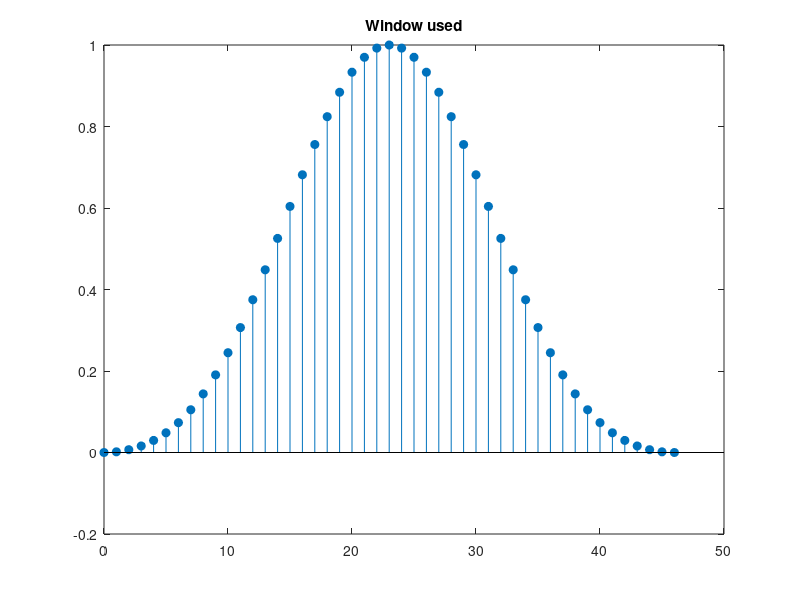
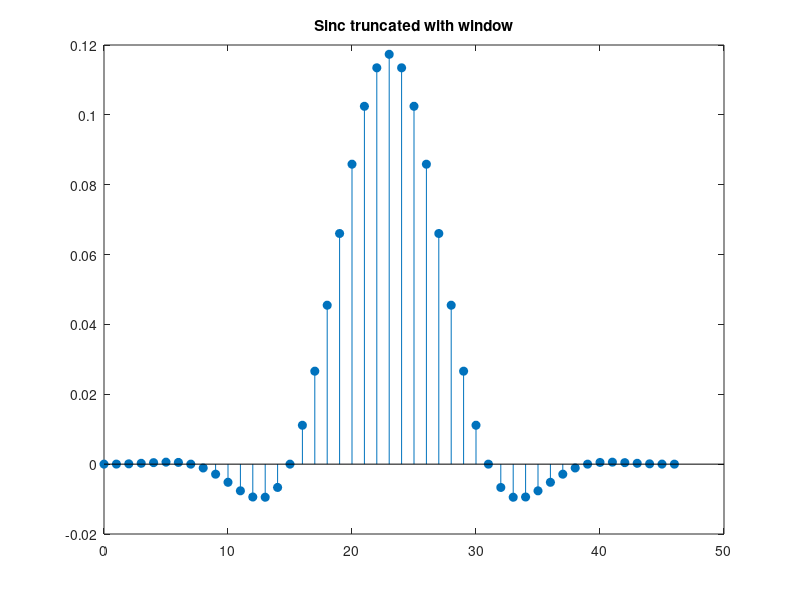
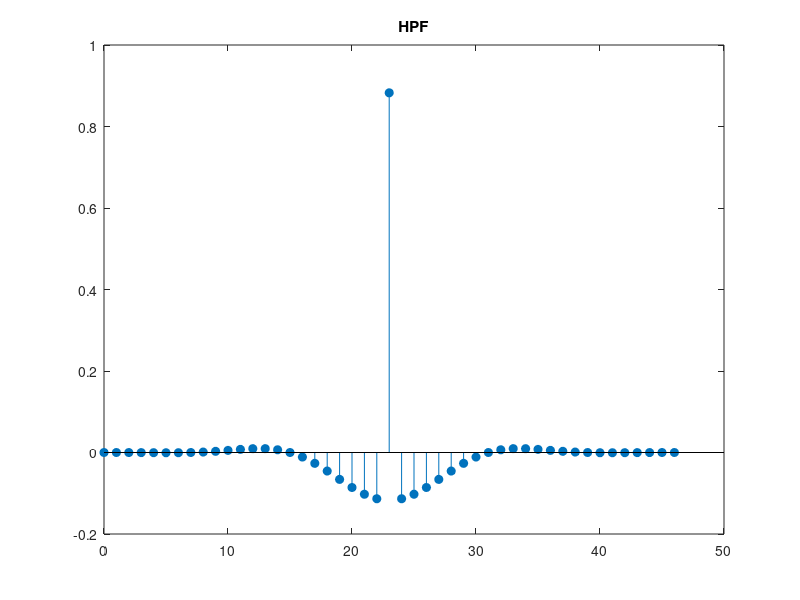
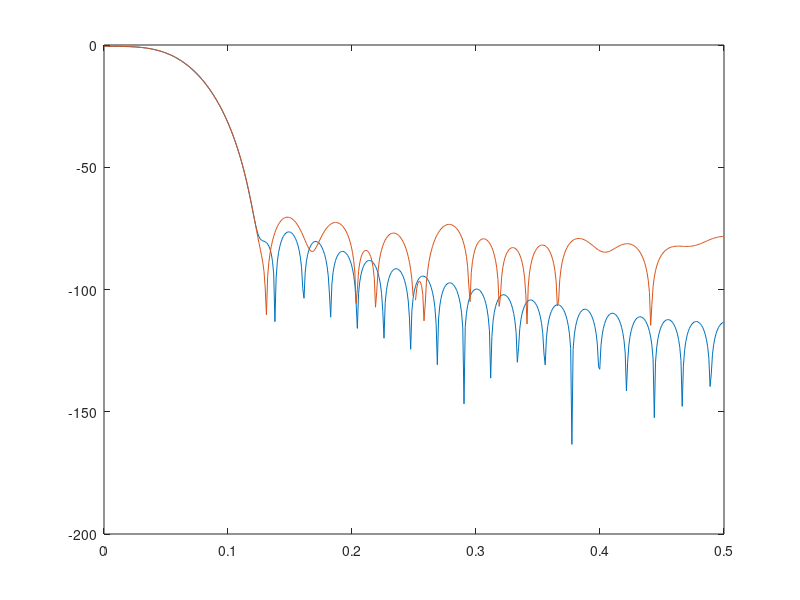

Recreate these plots in MATLAB, in order. (Note: this script raises an error after producing the figures.)
%%%%%%%%%%%%%%%%%%%%%%%%%%%%%%%%%%%%%
% EQ 2300 - Digital Signal Processing
% All tasks
%%%%%%%%%%%%%%%%%%%%%%%%%%%%%%%%%%%%%


% Select whether or not to show plots
plot_windows = 1;
plot_impulse_responses = 1;
plot_frequency_responses = 1;

nu_c_low  = 1/16;
nu_c_high = 1/8;

N = 1024;       % Samples for FFT. If higher than M, will pad with zeros. The higher N, the finer sampling of H(nu)
M = 47;         % Number of taps in the filter. MUST BE ODD in order to get a Type I FIR filter
F = 14;         % Number of bits used to quantize FIR coefficients

n = 0:1:M-1;
nu = linspace(0,1,N);

% Generate sinc impulse response (ideal LPF)
h_sinc = sinc(2*nu_c_low*(n-(M-1)/2));
A = 1/sum(h_sinc);
h_sinc = h_sinc * A;  % Normalize. H(0) = sum of h[n], so shoot for H(0) = 1

% Generate window
%w = window(@bartlett, M);
%w = window(@hamming, M);
%w = window(@hanning, M);
w = window(@blackman, M);
%w = window(@chebwin, M);
%w = window(@kaiser, M);

% Trucante ideal LPF with window
h = zeros(1,M);
for i = 1:M
    h(i) = h_sinc(i) * w(i);
end
H = fft(h,N);
H_dB = 20 * log10(abs(H));

% High-pass filter
delta = zeros(1,M);
delta((M+1)/2) = 1; % delta has to be delayed (M+1)/2 samples so h_HPF is symmetric, and therefore a valid type I FIR filter
h_HPF = delta - h;

% If we want an good performing HPF, we could implement it as below
% It is the same as the LPF but with (-1)^n, which reverses the freq response
%delta = zeros(1,M);
%for i = 1:M
%    if mod(i,2) == 1
%        delta(i) = 1;
%    end
%end
% h_HPF = 2*delta.*h - h;

H_HPF = fft(h_HPF,N);
H_HPF_dB = 20 * log10(abs(H_HPF));


% Apply quantization effect
h_quant = 2^(-F) * round(h * 2^F);
H_quant = fft(h_quant, N);
H_quant_dB = 20 * log10(abs(H_quant));

% Task 5 - SQNR
% Power of the signal after h_Q[n], still without the effect of quantization
P_x = 2^22/3;
P_xL = P_x * sum(h.^2);
% Power of quantization noise
step = 2^11 / 2^(F-1);
P_q = step^2 / 12;
SQNR = P_xL / P_q;
SQNR_2 = 2^(2*F) * sum(h.^2);
SQNR_dB = 10 * log10(SQNR)

if plot_windows    
    figure
    stem(n, w, 'filled')
    title('Window used')
end

if plot_impulse_responses
    figure
    stem(n, h, 'filled')
    title('Sinc truncated with window')
    figure
    stem(n,h_HPF, 'filled')
    title('HPF')
end

if plot_frequency_responses
    figure
    plot(nu(1:(N/2)), H_dB(1:(N/2)))
    hold on
    plot(nu(1:(N/2)), H_quant_dB(1:(N/2)))
    xline(nu_c_low, 'red')
    xline(nu_c_high, 'red')
    yline(-40, 'red')
    ylim([-140 0])
    legend('Original response', 'After quantization')
    
    figure
    plot(nu(1:(N/2)), H_HPF_dB(1:(N/2)))
    title('HPF')
    xline(nu_c_low, 'red')
    xline(nu_c_high, 'red')
    ylim([-140 0])
end
